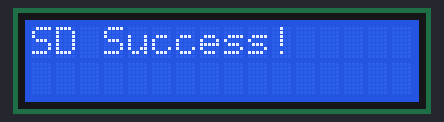
Simulated run of this sketch. Board: Arduino Uno, built with avr-gcc and run on an emulated ATmega328P. On the bench: 16×2 character LCD. Storage starts empty; random numbers use the default seed unless the sketch sets one.

Above: at 0.1 s.
At 4.2 s:
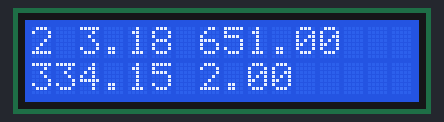
At 10.3 s:
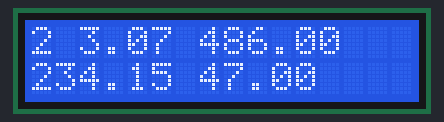
At 19.4 s:
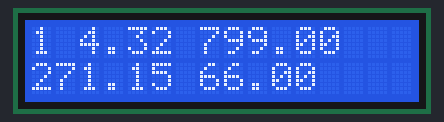
At 28.5 s:
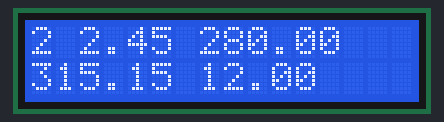
At 37.7 s:
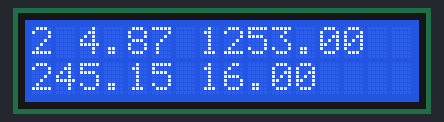

Measured:
- what the display in image 1 shows lasts 3.1 s, from 4.1 s to 7.2 s

The sketch:

Analytical_Model_Time_Test.ino
```cpp
// This program randomly changes the inputs so that the model has to calculate
// a new operational point everytime

#include <SPI.h>
#include <SD.h>
#include <LiquidCrystal_I2C.h>

//LCD display Config
LiquidCrystal_I2C lcd(0x27, 16, 2);

// Define the chip select pin for the SD card module
const int chipSelect = 10;

// File name
const char* fileName = "data.txt";

// Inputs sent by the MCU_S2
int N_s = 2;        // Number of rows in the solar array (Ns) || I03
int N_p = 3;        // Number of columns in the solar array (Np)|| I04
float G = 0;      // Irradiance || I05
float T_c = 0;      // Temperature of the cell || I06
float Ang_Deg = 0;      // Incidence angle || I07
int CV = 0;        // Control variable || I08
float CVV = 0;      // Control variable value || I09

// Outputs that will be stored in both the local and cloud data bases
float V_out_calc = 0;      // Voltage output calculated
float I_out_calc = 0;      // Current output calculated

// Solar panel parameters at reference conditions sent by the MCU_S2
float T_c_ref = 28;  // Cell temperature at ref. conditions
float G_ref = 1367;    // Solar irradiance at ref. conditions
float V_oc = 2.699;     // Open Circuit Voltage
float I_sc = 0.496;     // Short Circuit Current
float V_mp = 2.387;     // MPP Voltage
float I_mp = 0.487;     // MPP Current
float P_mp = 1.162;     // MPP Power
int N_s_pv = 2;     // Number of cells in series (in a single solar panel)
float K_v = -6.20E-03;      // Voc temperature coefficient
float K_i = 3.60E-04;      // Isc temperature coefficient
float E_g = 1.6;      // Band gap
float n = 1.23;        // Diode ideality factor
double I_ph = 0;     // Photoelectric current
double I_o = 0;      // Diode inverse saturation current
double R_s = 0;      // Series resistance
double R_sh = 0;     // Shunt resistance
double I_ph_ref = 0.496;     // Photoelectric current
double I_o_ref = 9.44E-38;      // Diode inverse saturation current
double R_s_ref = 0.3555;      // Series resistance
double R_sh_ref = 996.98;     // Shunt resistance

// Constants
double k = 1.38064852E-23;  // Boltzmann constant
double q = 1.60217662E-19;  // Electron charge

int header_written = 0;
unsigned long excec_time = 0;
unsigned long excec_time_start = 0;


void setup() {
  randomSeed(analogRead(0));

  // LCD display setup
  lcd.clear();
  lcd.init();
  lcd.backlight();  // Turn on the backlight

  // Initialize SD card
  if (!SD.begin(chipSelect)) {
    lcd.setCursor(0, 0); // Set the cursor to the first row, first column
    lcd.print("SD Failed!");
  } else {
    lcd.setCursor(0, 0); // Set the cursor to the first row, first column
    lcd.print("SD Success!");
  }
  delay(2000);
}

void loop() {
  CVV = 2.0 + random(3000) / 1000.0; // Generates a random float between 2 and 5
  G = random(1176) + 200; // Generates a random integer between 200 and 1375
  T_c = random(161) - 80;    // Generates a random integer between -80 and 80
  Ang_Deg = random(86);    // Generates a random integer between 0 and 85
  delay(1000);
  Analytical_Model(G, T_c, Ang_Deg, G_ref, T_c_ref, V_oc, I_sc, K_v, K_i, N_s_pv, n, I_ph_ref, I_o_ref, R_s_ref, R_sh_ref, E_g, CV, CVV);
  delay(1000);
  writeData();
  lcd.clear();
  lcd.setCursor(0, 0); // Set the cursor to the first row, first column
  lcd.print(excec_time);lcd.print(" ");lcd.print(CVV);lcd.print(" ");lcd.print(G);
  lcd.setCursor(0, 1); // Set the cursor to the first row, first column
  lcd.print(T_c);lcd.print(" ");lcd.print(Ang_Deg);
  delay(1000);
}

void Analytical_Model(float G, float T_c, float Ang_Deg, float G_ref, float T_c_ref, float V_oc, float I_sc, float K_v, float K_i, int N_s_pv, float n, double I_ph_ref, double I_o_ref, double R_s_ref, double R_sh_ref, float E_g, int CV, float CVV){
  excec_time_start = millis();
  if(N_s != 1 || N_p != 1){
    if(CV == 0){
      CVV = CVV / N_s;
    }
    else {
      CVV = CVV / N_p;
    }
  }
  n, I_ph, I_o, R_s, R_sh = Scale_Parameters(G, T_c, Ang_Deg, G_ref, T_c_ref, V_oc, I_sc, K_v, K_i, n, I_ph_ref, I_o_ref, R_s_ref, R_sh_ref, E_g);
  if(CV == 1){ // CVV = Current
    V_out_calc = Solve_for_Voltage(CVV, n, I_o, I_ph, R_s, R_sh, N_s_pv, T_c);
    V_out_calc = V_out_calc * N_s; // multiplies by the number of rows in the solar array
    I_out_calc = CVV * N_p; // multiplies by the number of columns in the solar array
  }
  else {      // CVV = Voltage
    I_out_calc = Solve_for_Current(CVV, n, I_o, I_ph, R_s, R_sh, N_s_pv, T_c_ref);
    I_out_calc = I_out_calc * N_p; // multiplies by the number of columns in the solar array
    V_out_calc = CVV * N_s; // multiplies by the number of rows in the solar array;
  }
  excec_time = millis() - excec_time_start;
}


double Scale_Parameters(float G, float T_c, float Ang_Deg, float G_ref, float T_c_ref, float V_oc, float I_sc, float K_v, float K_i, float n, double I_ph_ref, double I_o_ref, double R_s_ref, double R_sh_ref, float E_g) {
  T_c+=273.15;
  T_c_ref+=273.15;
  double delta_T = (T_c - T_c_ref);
  double Ang_Rad = radians(Ang_Deg);
  double G_new = G * cos(Ang_Rad); // LK03
  double alpha_G = G_new / G_ref;
  R_s = R_s_ref / alpha_G; // PV09
  R_sh = R_sh_ref / alpha_G; // PV04, PV09
  I_ph = alpha_G * (I_ph_ref + K_i * delta_T); // PV04, PV03
  I_o = I_o_ref * pow((T_c / T_c_ref), 3) * exp((E_g * q) / (n * k) * (1 / T_c_ref - 1 / T_c)); // PV11
  return n, I_ph, I_o, R_s, R_sh;
}


double Solve_for_Current(double V, double n, double I_o, double I_ph, double R_s, double R_sh, int N_s_pv, double T_c_ref) {
  T_c+=273.15;
  T_c_ref+=273.15;
  double V_T = (N_s_pv * n * k * T_c_ref) / q;
  double I_guess = 0.0;
  double epsilon = 1e-6; // Tolerance for the root-finding algorithm
  double step = 0.1;     // Initial step size for the root-finding algorithm
  int iteration = 0; // Initialize the iteration counter
  int max_iterations = 1000;
  while (iteration < max_iterations) {
      double exponent = (V + I_guess * R_s) / V_T;
      double clipped_exponent = fmin(fmax(exponent, -700), 700); // Clip the exponent
      double new_I = I_ph - I_o * (exp(clipped_exponent) - 1) - ((V + I_guess * R_s) / R_sh) - I_guess;
      if (fabs(new_I) < epsilon) {
          // The solution is close enough to zero
          return I_guess;
      }
      // Update the guess using the Newton-Raphson method
      double derivative = -I_o * R_s * exp(clipped_exponent) / V_T - R_s / R_sh - 1;
      I_guess = I_guess - new_I / derivative;
      // Limit the step size to avoid overshooting the root
      I_guess = fmax(0, I_guess); // Ensure the current is non-negative
      I_guess = fmin(I_guess, V / R_s); // Limit current to prevent negative voltage across the diode
      iteration++; // Increment the iteration counter
  }
  // If the maximum number of iterations is reached, return a special value (you can choose another value if needed)
  return -1.0; // Or any other value to indicate that the solution was not found within the specified iterations
}


float Solve_for_Voltage(float I, float n, double I_o, double I_ph, double R_s, double R_sh, int N_s_pv, float T_c_ref) {
  T_c+=273.15;
  T_c_ref+=273.15;
  double V_T = (N_s_pv * n * k * T_c_ref) / q;
  double V = 0.0; // Initial guess for voltage
  double epsilon = 1e-6; // Tolerance for convergence
  int max_iterations = 100; // Maximum number of iterations
  // Newton-Raphson loop
  for (int i = 0; i < max_iterations; i++) {
    double eq = V_T * log((I_ph + I_o - I * (1 + R_s / R_sh) - V / R_sh) / I_o) - I * R_s - V;
    double eq_derivative = -V_T/(I_ph * R_sh + I_o * R_sh - R_s * I - R_sh * I - V) - 1;
    double delta = eq / eq_derivative;
    V = V - delta;
    // Check for convergence
    if (fabs(delta) < epsilon) {
      return V;
    }
  }
  // Return the result after max_iterations if convergence is not achieved
  return V;
}

void writeData() {
  // Open the data file
  File dataFile = SD.open(fileName, FILE_WRITE);
  if (dataFile) {
    if(header_written == 0){
      dataFile.println("t,V,I,G,Ang");
      header_written = 1;
    }
    dataFile.print(excec_time);dataFile.print(",");
    dataFile.print(V_out_calc);dataFile.print(",");
    dataFile.print(I_out_calc);dataFile.print(",");
    dataFile.print(G);dataFile.print(",");
    dataFile.print(T_c);dataFile.print(",");
    dataFile.println(Ang_Deg);
    dataFile.close();
  }
}
```
